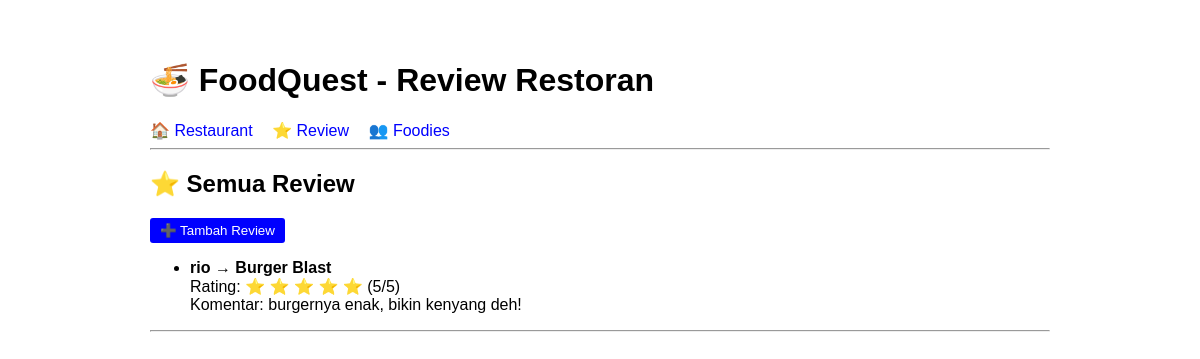
/reviews/, run on an earlier commit of the app's database.
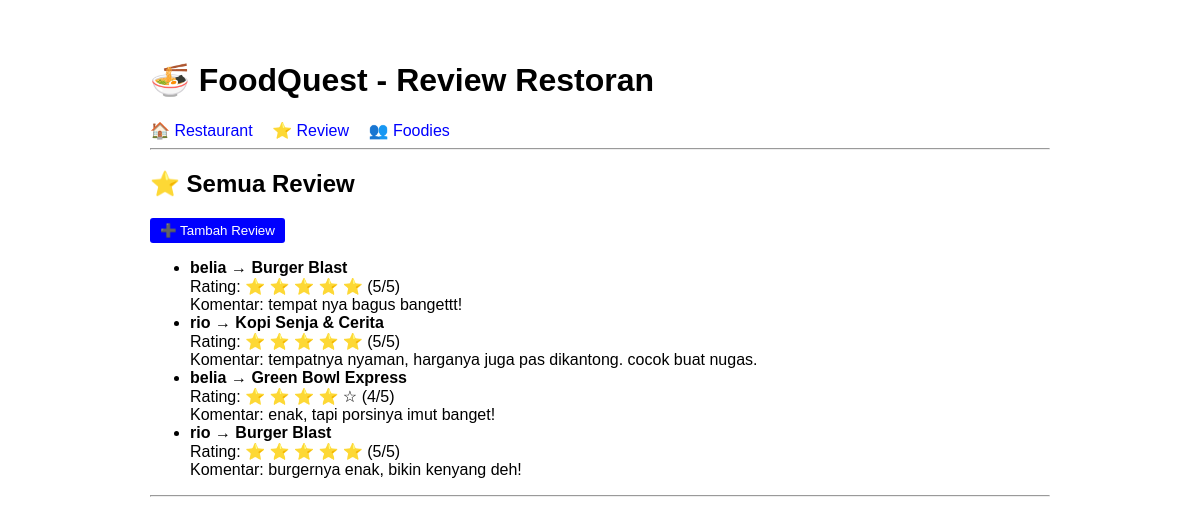
And on a later commit of the database.
### restaurant/models.py (models this page shows, shortened)
class Review(models.Model):
    RATING_CHOICES = [(i, i) for i in range(1, 6)]
    restaurant = models.ForeignKey(Restaurant, on_delete=models.CASCADE, related_name='reviews')
    foodie = models.ForeignKey(Foodie, on_delete=models.CASCADE, related_name='reviews')
    rating = models.IntegerField(choices=RATING_CHOICES)
    komentar = models.TextField()
    waktu_review = models.DateTimeField(auto_now_add=True)
    class Meta:
        verbose_name_plural = "Reviews"
        ordering = ['-waktu_review']

class Foodie(models.Model):
    username = models.CharField(max_length=150, unique=True)
    email = models.EmailField(unique=True)
    waktu = models.DateTimeField(auto_now_add=True)
    class Meta:
        verbose_name_plural = "Foodies"

class Restaurant(models.Model):
    KATEGORI_CHOICES = [
        ('kafe', 'Cafe'),
        ('fine_dining', 'Fine Dining Restaurant'),
        ('casual_dining', 'Casual Dining Restaurant'),
        ('fast_casual', 'Fast Casual Dining'),
        ('fast_food', 'Fast Food Restaurant'),
    ]
    nama = models.CharField(max_length=100)
    lokasi = models.CharField(max_length=200)
    kategori = models.CharField(max_length=50, choices=KATEGORI_CHOICES)
    no_telp = models.CharField(max_length=20)
    deskripsi = models.TextField()
    class Meta:
        verbose_name_plural = "Restaurants"

### restaurant/views.py (the view)
# urls.py: path('reviews/', views.ReviewListView.as_view(), name='review_list'),
class ReviewListView(ListView):
    model = Review
    template_name = 'restaurant/review_list.html'
    context_object_name = 'reviews'

### restaurant/templates/restaurant/review_list.html
{% extends 'restaurant/base.html' %}
{% block content %}
<h2>⭐ Semua Review</h2>
<a href="{% url 'review_create' %}"><button>➕ Tambah Review</button></a>
<ul>
    {% for review in reviews %}
    <li>
        <strong>{{ review.foodie.username }}</strong>
        → <strong>{{ review.restaurant.nama }}</strong>
        <br>
        Rating:
        {% for i in "12345" %}
            {% if i|add:0 <= review.rating %}⭐{% else %}☆{% endif %}
        {% endfor %}
        ({{ review.rating }}/5)
        <br>
        Komentar: {{ review.komentar|truncatewords:15 }}
        <br>
    </li>
    {% empty %}
    <li>Belum ada review.</li>
    {% endfor %}
</ul>
{% endblock %}

What changed in the data, as far as the page shows it:
added Review: foodie.username "belia", restaurant.nama "Burger Blast", rating "5", komentar "tempat nya bagus bangettt!"
added Review: foodie.username "rio", restaurant.nama "Kopi Senja & Cerita", rating "5", komentar "tempatnya nyaman, harganya juga pas dikantong. cocok buat nugas."
added Review: foodie.username "belia", restaurant.nama "Green Bowl Express", rating "4", komentar "enak, tapi porsinya imut banget!"
